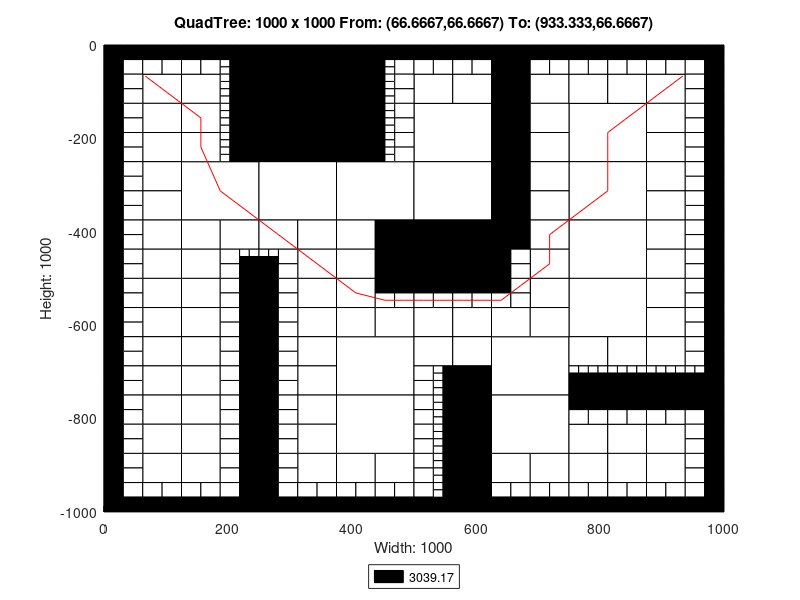

Source code (MATLAB):
axis([0 1000 -1000 0]);
title('QuadTree: 1000 x 1000 From: (66.6667,66.6667) To: (933.333,66.6667)');
xlabel('Width: 1000');
ylabel('Height: 1000');
rectangle('Position',[250 -125 125 125], 'FaceColor',[0 0 0]);
rectangle('Position',[250 -250 125 125], 'FaceColor',[0 0 0]);
rectangle('Position',[125 -375 125 125], 'FaceColor',[1 1 1]);
rectangle('Position',[250 -375 125 125], 'FaceColor',[1 1 1]);
rectangle('Position',[375 -375 125 125], 'FaceColor',[1 1 1]);
rectangle('Position',[500 -250 125 125], 'FaceColor',[1 1 1]);
rectangle('Position',[750 -250 125 125], 'FaceColor',[1 1 1]);
rectangle('Position',[500 -375 125 125], 'FaceColor',[1 1 1]);
rectangle('Position',[500 -500 125 125], 'FaceColor',[0 0 0]);
rectangle('Position',[750 -375 125 125], 'FaceColor',[1 1 1]);
rectangle('Position',[750 -500 125 125], 'FaceColor',[1 1 1]);
rectangle('Position',[375 -750 125 125], 'FaceColor',[1 1 1]);
rectangle('Position',[375 -875 125 125], 'FaceColor',[1 1 1]);
rectangle('Position',[625 -750 125 125], 'FaceColor',[1 1 1]);
rectangle('Position',[750 -625 125 125], 'FaceColor',[1 1 1]);
rectangle('Position',[625 -875 125 125], 'FaceColor',[1 1 1]);
rectangle('Position',[62.5 -125 62.5 62.5], 'FaceColor',[1 1 1]);
rectangle('Position',[125 -125 62.5 62.5], 'FaceColor',[1 1 1]);
rectangle('Position',[62.5 -187.5 62.5 62.5], 'FaceColor',[1 1 1]);
rectangle('Position',[62.5 -250 62.5 62.5], 'FaceColor',[1 1 1]);
rectangle('Position',[125 -187.5 62.5 62.5], 'FaceColor',[1 1 1]);
rectangle('Position',[125 -250 62.5 62.5], 'FaceColor',[1 1 1]);
rectangle('Position',[375 -62.5 62.5 62.5], 'FaceColor',[0 0 0]);
rectangle('Position',[375 -125 62.5 62.5], 'FaceColor',[0 0 0]);
rectangle('Position',[375 -187.5 62.5 62.5], 'FaceColor',[0 0 0]);
rectangle('Position',[375 -250 62.5 62.5], 'FaceColor',[0 0 0]);
rectangle('Position',[62.5 -312.5 62.5 62.5], 'FaceColor',[1 1 1]);
rectangle('Position',[62.5 -375 62.5 62.5], 'FaceColor',[1 1 1]);
rectangle('Position',[62.5 -437.5 62.5 62.5], 'FaceColor',[1 1 1]);
rectangle('Position',[62.5 -500 62.5 62.5], 'FaceColor',[1 1 1]);
rectangle('Position',[125 -437.5 62.5 62.5], 'FaceColor',[1 1 1]);
rectangle('Position',[187.5 -437.5 62.5 62.5], 'FaceColor',[1 1 1]);
rectangle('Position',[125 -500 62.5 62.5], 'FaceColor',[1 1 1]);
rectangle('Position',[250 -437.5 62.5 62.5], 'FaceColor',[1 1 1]);
rectangle('Position',[312.5 -437.5 62.5 62.5], 'FaceColor',[1 1 1]);
rectangle('Position',[312.5 -500 62.5 62.5], 'FaceColor',[1 1 1]);
rectangle('Position',[375 -437.5 62.5 62.5], 'FaceColor',[1 1 1]);
rectangle('Position',[437.5 -437.5 62.5 62.5], 'FaceColor',[0 0 0]);
rectangle('Position',[375 -500 62.5 62.5], 'FaceColor',[1 1 1]);
rectangle('Position',[437.5 -500 62.5 62.5], 'FaceColor',[0 0 0]);
rectangle('Position',[500 -125 62.5 62.5], 'FaceColor',[1 1 1]);
rectangle('Position',[562.5 -125 62.5 62.5], 'FaceColor',[1 1 1]);
rectangle('Position',[625 -62.5 62.5 62.5], 'FaceColor',[0 0 0]);
rectangle('Position',[625 -125 62.5 62.5], 'FaceColor',[0 0 0]);
rectangle('Position',[687.5 -125 62.5 62.5], 'FaceColor',[1 1 1]);
rectangle('Position',[625 -187.5 62.5 62.5], 'FaceColor',[0 0 0]);
rectangle('Position',[687.5 -187.5 62.5 62.5], 'FaceColor',[1 1 1]);
rectangle('Position',[625 -250 62.5 62.5], 'FaceColor',[0 0 0]);
rectangle('Position',[687.5 -250 62.5 62.5], 'FaceColor',[1 1 1]);
rectangle('Position',[750 -125 62.5 62.5], 'FaceColor',[1 1 1]);
rectangle('Position',[812.5 -125 62.5 62.5], 'FaceColor',[1 1 1]);
rectangle('Position',[875 -125 62.5 62.5], 'FaceColor',[1 1 1]);
rectangle('Position',[875 -187.5 62.5 62.5], 'FaceColor',[1 1 1]);
rectangle('Position',[875 -250 62.5 62.5], 'FaceColor',[1 1 1]);
rectangle('Position',[625 -312.5 62.5 62.5], 'FaceColor',[0 0 0]);
rectangle('Position',[687.5 -312.5 62.5 62.5], 'FaceColor',[1 1 1]);
rectangle('Position',[625 -375 62.5 62.5], 'FaceColor',[0 0 0]);
rectangle('Position',[687.5 -375 62.5 62.5], 'FaceColor',[1 1 1]);
rectangle('Position',[625 -437.5 62.5 62.5], 'FaceColor',[0 0 0]);
rectangle('Position',[687.5 -437.5 62.5 62.5], 'FaceColor',[1 1 1]);
rectangle('Position',[687.5 -500 62.5 62.5], 'FaceColor',[1 1 1]);
rectangle('Position',[875 -312.5 62.5 62.5], 'FaceColor',[1 1 1]);
rectangle('Position',[875 -375 62.5 62.5], 'FaceColor',[1 1 1]);
rectangle('Position',[875 -437.5 62.5 62.5], 'FaceColor',[1 1 1]);
rectangle('Position',[875 -500 62.5 62.5], 'FaceColor',[1 1 1]);
rectangle('Position',[62.5 -562.5 62.5 62.5], 'FaceColor',[1 1 1]);
rectangle('Position',[62.5 -625 62.5 62.5], 'FaceColor',[1 1 1]);
rectangle('Position',[125 -562.5 62.5 62.5], 'FaceColor',[1 1 1]);
rectangle('Position',[125 -625 62.5 62.5], 'FaceColor',[1 1 1]);
rectangle('Position',[62.5 -687.5 62.5 62.5], 'FaceColor',[1 1 1]);
rectangle('Position',[62.5 -750 62.5 62.5], 'FaceColor',[1 1 1]);
rectangle('Position',[125 -687.5 62.5 62.5], 'FaceColor',[1 1 1]);
rectangle('Position',[125 -750 62.5 62.5], 'FaceColor',[1 1 1]);
rectangle('Position',[312.5 -562.5 62.5 62.5], 'FaceColor',[1 1 1]);
rectangle('Position',[312.5 -625 62.5 62.5], 'FaceColor',[1 1 1]);
rectangle('Position',[375 -562.5 62.5 62.5], 'FaceColor',[1 1 1]);
rectangle('Position',[375 -625 62.5 62.5], 'FaceColor',[1 1 1]);
rectangle('Position',[437.5 -625 62.5 62.5], 'FaceColor',[1 1 1]);
rectangle('Position',[312.5 -687.5 62.5 62.5], 'FaceColor',[1 1 1]);
rectangle('Position',[312.5 -750 62.5 62.5], 'FaceColor',[1 1 1]);
rectangle('Position',[62.5 -812.5 62.5 62.5], 'FaceColor',[1 1 1]);
rectangle('Position',[62.5 -875 62.5 62.5], 'FaceColor',[1 1 1]);
rectangle('Position',[125 -812.5 62.5 62.5], 'FaceColor',[1 1 1]);
rectangle('Position',[125 -875 62.5 62.5], 'FaceColor',[1 1 1]);
rectangle('Position',[62.5 -937.5 62.5 62.5], 'FaceColor',[1 1 1]);
rectangle('Position',[125 -937.5 62.5 62.5], 'FaceColor',[1 1 1]);
rectangle('Position',[312.5 -812.5 62.5 62.5], 'FaceColor',[1 1 1]);
rectangle('Position',[312.5 -875 62.5 62.5], 'FaceColor',[1 1 1]);
rectangle('Position',[312.5 -937.5 62.5 62.5], 'FaceColor',[1 1 1]);
rectangle('Position',[375 -937.5 62.5 62.5], 'FaceColor',[1 1 1]);
rectangle('Position',[437.5 -937.5 62.5 62.5], 'FaceColor',[1 1 1]);
rectangle('Position',[500 -625 62.5 62.5], 'FaceColor',[1 1 1]);
rectangle('Position',[562.5 -625 62.5 62.5], 'FaceColor',[1 1 1]);
rectangle('Position',[687.5 -562.5 62.5 62.5], 'FaceColor',[1 1 1]);
rectangle('Position',[625 -625 62.5 62.5], 'FaceColor',[1 1 1]);
rectangle('Position',[687.5 -625 62.5 62.5], 'FaceColor',[1 1 1]);
rectangle('Position',[500 -687.5 62.5 62.5], 'FaceColor',[1 1 1]);
rectangle('Position',[562.5 -687.5 62.5 62.5], 'FaceColor',[1 1 1]);
rectangle('Position',[562.5 -750 62.5 62.5], 'FaceColor',[0 0 0]);
rectangle('Position',[875 -562.5 62.5 62.5], 'FaceColor',[1 1 1]);
rectangle('Position',[875 -625 62.5 62.5], 'FaceColor',[1 1 1]);
rectangle('Position',[750 -687.5 62.5 62.5], 'FaceColor',[1 1 1]);
rectangle('Position',[812.5 -687.5 62.5 62.5], 'FaceColor',[1 1 1]);
rectangle('Position',[875 -687.5 62.5 62.5], 'FaceColor',[1 1 1]);
rectangle('Position',[562.5 -812.5 62.5 62.5], 'FaceColor',[0 0 0]);
rectangle('Position',[562.5 -875 62.5 62.5], 'FaceColor',[0 0 0]);
rectangle('Position',[562.5 -937.5 62.5 62.5], 'FaceColor',[0 0 0]);
rectangle('Position',[562.5 -1000 62.5 62.5], 'FaceColor',[0 0 0]);
rectangle('Position',[625 -937.5 62.5 62.5], 'FaceColor',[1 1 1]);
rectangle('Position',[687.5 -937.5 62.5 62.5], 'FaceColor',[1 1 1]);
rectangle('Position',[750 -875 62.5 62.5], 'FaceColor',[1 1 1]);
rectangle('Position',[812.5 -875 62.5 62.5], 'FaceColor',[1 1 1]);
rectangle('Position',[875 -875 62.5 62.5], 'FaceColor',[1 1 1]);
rectangle('Position',[750 -937.5 62.5 62.5], 'FaceColor',[1 1 1]);
rectangle('Position',[812.5 -937.5 62.5 62.5], 'FaceColor',[1 1 1]);
rectangle('Position',[875 -937.5 62.5 62.5], 'FaceColor',[1 1 1]);
rectangle('Position',[0 -31.25 31.25 31.25], 'FaceColor',[0 0 0]);
rectangle('Position',[31.25 -31.25 31.25 31.25], 'FaceColor',[0 0 0]);
rectangle('Position',[0 -62.5 31.25 31.25], 'FaceColor',[0 0 0]);
rectangle('Position',[31.25 -62.5 31.25 31.25], 'FaceColor',[1 1 1]);
rectangle('Position',[62.5 -31.25 31.25 31.25], 'FaceColor',[0 0 0]);
rectangle('Position',[93.75 -31.25 31.25 31.25], 'FaceColor',[0 0 0]);
rectangle('Position',[62.5 -62.5 31.25 31.25], 'FaceColor',[1 1 1]);
rectangle('Position',[93.75 -62.5 31.25 31.25], 'FaceColor',[1 1 1]);
rectangle('Position',[0 -93.75 31.25 31.25], 'FaceColor',[0 0 0]);
rectangle('Position',[31.25 -93.75 31.25 31.25], 'FaceColor',[1 1 1]);
rectangle('Position',[0 -125 31.25 31.25], 'FaceColor',[0 0 0]);
rectangle('Position',[31.25 -125 31.25 31.25], 'FaceColor',[1 1 1]);
rectangle('Position',[125 -31.25 31.25 31.25], 'FaceColor',[0 0 0]);
rectangle('Position',[156.25 -31.25 31.25 31.25], 'FaceColor',[0 0 0]);
rectangle('Position',[125 -62.5 31.25 31.25], 'FaceColor',[1 1 1]);
rectangle('Position',[156.25 -62.5 31.25 31.25], 'FaceColor',[1 1 1]);
rectangle('Position',[187.5 -31.25 31.25 31.25], 'FaceColor',[0 0 0]);
rectangle('Position',[218.75 -31.25 31.25 31.25], 'FaceColor',[0 0 0]);
rectangle('Position',[218.75 -62.5 31.25 31.25], 'FaceColor',[0 0 0]);
rectangle('Position',[218.75 -93.75 31.25 31.25], 'FaceColor',[0 0 0]);
rectangle('Position',[218.75 -125 31.25 31.25], 'FaceColor',[0 0 0]);
rectangle('Position',[0 -156.25 31.25 31.25], 'FaceColor',[0 0 0]);
rectangle('Position',[31.25 -156.25 31.25 31.25], 'FaceColor',[1 1 1]);
rectangle('Position',[0 -187.5 31.25 31.25], 'FaceColor',[0 0 0]);
rectangle('Position',[31.25 -187.5 31.25 31.25], 'FaceColor',[1 1 1]);
rectangle('Position',[0 -218.75 31.25 31.25], 'FaceColor',[0 0 0]);
rectangle('Position',[31.25 -218.75 31.25 31.25], 'FaceColor',[1 1 1]);
rectangle('Position',[0 -250 31.25 31.25], 'FaceColor',[0 0 0]);
rectangle('Position',[31.25 -250 31.25 31.25], 'FaceColor',[1 1 1]);
rectangle('Position',[218.75 -156.25 31.25 31.25], 'FaceColor',[0 0 0]);
rectangle('Position',[218.75 -187.5 31.25 31.25], 'FaceColor',[0 0 0]);
rectangle('Position',[218.75 -218.75 31.25 31.25], 'FaceColor',[0 0 0]);
rectangle('Position',[218.75 -250 31.25 31.25], 'FaceColor',[0 0 0]);
rectangle('Position',[437.5 -31.25 31.25 31.25], 'FaceColor',[0 0 0]);
rectangle('Position',[468.75 -31.25 31.25 31.25], 'FaceColor',[0 0 0]);
rectangle('Position',[468.75 -62.5 31.25 31.25], 'FaceColor',[1 1 1]);
rectangle('Position',[468.75 -93.75 31.25 31.25], 'FaceColor',[1 1 1]);
rectangle('Position',[468.75 -125 31.25 31.25], 'FaceColor',[1 1 1]);
rectangle('Position',[468.75 -156.25 31.25 31.25], 'FaceColor',[1 1 1]);
rectangle('Position',[468.75 -187.5 31.25 31.25], 'FaceColor',[1 1 1]);
rectangle('Position',[468.75 -218.75 31.25 31.25], 'FaceColor',[1 1 1]);
rectangle('Position',[468.75 -250 31.25 31.25], 'FaceColor',[1 1 1]);
rectangle('Position',[0 -281.25 31.25 31.25], 'FaceColor',[0 0 0]);
rectangle('Position',[31.25 -281.25 31.25 31.25], 'FaceColor',[1 1 1]);
rectangle('Position',[0 -312.5 31.25 31.25], 'FaceColor',[0 0 0]);
rectangle('Position',[31.25 -312.5 31.25 31.25], 'FaceColor',[1 1 1]);
rectangle('Position',[0 -343.75 31.25 31.25], 'FaceColor',[0 0 0]);
rectangle('Position',[31.25 -343.75 31.25 31.25], 'FaceColor',[1 1 1]);
rectangle('Position',[0 -375 31.25 31.25], 'FaceColor',[0 0 0]);
rectangle('Position',[31.25 -375 31.25 31.25], 'FaceColor',[1 1 1]);
rectangle('Position',[0 -406.25 31.25 31.25], 'FaceColor',[0 0 0]);
rectangle('Position',[31.25 -406.25 31.25 31.25], 'FaceColor',[1 1 1]);
rectangle('Position',[0 -437.5 31.25 31.25], 'FaceColor',[0 0 0]);
rectangle('Position',[31.25 -437.5 31.25 31.25], 'FaceColor',[1 1 1]);
rectangle('Position',[0 -468.75 31.25 31.25], 'FaceColor',[0 0 0]);
rectangle('Position',[31.25 -468.75 31.25 31.25], 'FaceColor',[1 1 1]);
rectangle('Position',[0 -500 31.25 31.25], 'FaceColor',[0 0 0]);
rectangle('Position',[31.25 -500 31.25 31.25], 'FaceColor',[1 1 1]);
rectangle('Position',[187.5 -468.75 31.25 31.25], 'FaceColor',[1 1 1]);
rectangle('Position',[187.5 -500 31.25 31.25], 'FaceColor',[1 1 1]);
rectangle('Position',[218.75 -500 31.25 31.25], 'FaceColor',[0 0 0]);
rectangle('Position',[281.25 -468.75 31.25 31.25], 'FaceColor',[1 1 1]);
rectangle('Position',[250 -500 31.25 31.25], 'FaceColor',[0 0 0]);
rectangle('Position',[281.25 -500 31.25 31.25], 'FaceColor',[1 1 1]);
rectangle('Position',[500 -31.25 31.25 31.25], 'FaceColor',[0 0 0]);
rectangle('Position',[531.25 -31.25 31.25 31.25], 'FaceColor',[0 0 0]);
rectangle('Position',[500 -62.5 31.25 31.25], 'FaceColor',[1 1 1]);
rectangle('Position',[531.25 -62.5 31.25 31.25], 'FaceColor',[1 1 1]);
rectangle('Position',[562.5 -31.25 31.25 31.25], 'FaceColor',[0 0 0]);
rectangle('Position',[593.75 -31.25 31.25 31.25], 'FaceColor',[0 0 0]);
rectangle('Position',[562.5 -62.5 31.25 31.25], 'FaceColor',[1 1 1]);
rectangle('Position',[593.75 -62.5 31.25 31.25], 'FaceColor',[1 1 1]);
rectangle('Position',[687.5 -31.25 31.25 31.25], 'FaceColor',[0 0 0]);
rectangle('Position',[718.75 -31.25 31.25 31.25], 'FaceColor',[0 0 0]);
rectangle('Position',[687.5 -62.5 31.25 31.25], 'FaceColor',[1 1 1]);
rectangle('Position',[718.75 -62.5 31.25 31.25], 'FaceColor',[1 1 1]);
rectangle('Position',[750 -31.25 31.25 31.25], 'FaceColor',[0 0 0]);
rectangle('Position',[781.25 -31.25 31.25 31.25], 'FaceColor',[0 0 0]);
rectangle('Position',[750 -62.5 31.25 31.25], 'FaceColor',[1 1 1]);
rectangle('Position',[781.25 -62.5 31.25 31.25], 'FaceColor',[1 1 1]);
rectangle('Position',[812.5 -31.25 31.25 31.25], 'FaceColor',[0 0 0]);
rectangle('Position',[843.75 -31.25 31.25 31.25], 'FaceColor',[0 0 0]);
rectangle('Position',[812.5 -62.5 31.25 31.25], 'FaceColor',[1 1 1]);
rectangle('Position',[843.75 -62.5 31.25 31.25], 'FaceColor',[1 1 1]);
rectangle('Position',[875 -31.25 31.25 31.25], 'FaceColor',[0 0 0]);
rectangle('Position',[906.25 -31.25 31.25 31.25], 'FaceColor',[0 0 0]);
rectangle('Position',[875 -62.5 31.25 31.25], 'FaceColor',[1 1 1]);
rectangle('Position',[906.25 -62.5 31.25 31.25], 'FaceColor',[1 1 1]);
rectangle('Position',[937.5 -31.25 31.25 31.25], 'FaceColor',[0 0 0]);
rectangle('Position',[968.75 -31.25 31.25 31.25], 'FaceColor',[0 0 0]);
rectangle('Position',[937.5 -62.5 31.25 31.25], 'FaceColor',[1 1 1]);
rectangle('Position',[968.75 -62.5 31.25 31.25], 'FaceColor',[0 0 0]);
rectangle('Position',[937.5 -93.75 31.25 31.25], 'FaceColor',[1 1 1]);
rectangle('Position',[968.75 -93.75 31.25 31.25], 'FaceColor',[0 0 0]);
rectangle('Position',[937.5 -125 31.25 31.25], 'FaceColor',[1 1 1]);
rectangle('Position',[968.75 -125 31.25 31.25], 'FaceColor',[0 0 0]);
rectangle('Position',[937.5 -156.25 31.25 31.25], 'FaceColor',[1 1 1]);
rectangle('Position',[968.75 -156.25 31.25 31.25], 'FaceColor',[0 0 0]);
rectangle('Position',[937.5 -187.5 31.25 31.25], 'FaceColor',[1 1 1]);
rectangle('Position',[968.75 -187.5 31.25 31.25], 'FaceColor',[0 0 0]);
rectangle('Position',[937.5 -218.75 31.25 31.25], 'FaceColor',[1 1 1]);
rectangle('Position',[968.75 -218.75 31.25 31.25], 'FaceColor',[0 0 0]);
rectangle('Position',[937.5 -250 31.25 31.25], 'FaceColor',[1 1 1]);
rectangle('Position',[968.75 -250 31.25 31.25], 'FaceColor',[0 0 0]);
rectangle('Position',[625 -468.75 31.25 31.25], 'FaceColor',[0 0 0]);
rectangle('Position',[656.25 -468.75 31.25 31.25], 'FaceColor',[1 1 1]);
rectangle('Position',[625 -500 31.25 31.25], 'FaceColor',[0 0 0]);
rectangle('Position',[656.25 -500 31.25 31.25], 'FaceColor',[1 1 1]);
rectangle('Position',[937.5 -281.25 31.25 31.25], 'FaceColor',[1 1 1]);
rectangle('Position',[968.75 -281.25 31.25 31.25], 'FaceColor',[0 0 0]);
rectangle('Position',[937.5 -312.5 31.25 31.25], 'FaceColor',[1 1 1]);
rectangle('Position',[968.75 -312.5 31.25 31.25], 'FaceColor',[0 0 0]);
rectangle('Position',[937.5 -343.75 31.25 31.25], 'FaceColor',[1 1 1]);
rectangle('Position',[968.75 -343.75 31.25 31.25], 'FaceColor',[0 0 0]);
rectangle('Position',[937.5 -375 31.25 31.25], 'FaceColor',[1 1 1]);
rectangle('Position',[968.75 -375 31.25 31.25], 'FaceColor',[0 0 0]);
rectangle('Position',[937.5 -406.25 31.25 31.25], 'FaceColor',[1 1 1]);
rectangle('Position',[968.75 -406.25 31.25 31.25], 'FaceColor',[0 0 0]);
rectangle('Position',[937.5 -437.5 31.25 31.25], 'FaceColor',[1 1 1]);
rectangle('Position',[968.75 -437.5 31.25 31.25], 'FaceColor',[0 0 0]);
rectangle('Position',[937.5 -468.75 31.25 31.25], 'FaceColor',[1 1 1]);
rectangle('Position',[968.75 -468.75 31.25 31.25], 'FaceColor',[0 0 0]);
rectangle('Position',[937.5 -500 31.25 31.25], 'FaceColor',[1 1 1]);
rectangle('Position',[968.75 -500 31.25 31.25], 'FaceColor',[0 0 0]);
rectangle('Position',[0 -531.25 31.25 31.25], 'FaceColor',[0 0 0]);
rectangle('Position',[31.25 -531.25 31.25 31.25], 'FaceColor',[1 1 1]);
rectangle('Position',[0 -562.5 31.25 31.25], 'FaceColor',[0 0 0]);
rectangle('Position',[31.25 -562.5 31.25 31.25], 'FaceColor',[1 1 1]);
rectangle('Position',[0 -593.75 31.25 31.25], 'FaceColor',[0 0 0]);
rectangle('Position',[31.25 -593.75 31.25 31.25], 'FaceColor',[1 1 1]);
rectangle('Position',[0 -625 31.25 31.25], 'FaceColor',[0 0 0]);
rectangle('Position',[31.25 -625 31.25 31.25], 'FaceColor',[1 1 1]);
rectangle('Position',[187.5 -531.25 31.25 31.25], 'FaceColor',[1 1 1]);
rectangle('Position',[218.75 -531.25 31.25 31.25], 'FaceColor',[0 0 0]);
rectangle('Position',[187.5 -562.5 31.25 31.25], 'FaceColor',[1 1 1]);
rectangle('Position',[218.75 -562.5 31.25 31.25], 'FaceColor',[0 0 0]);
rectangle('Position',[187.5 -593.75 31.25 31.25], 'FaceColor',[1 1 1]);
rectangle('Position',[218.75 -593.75 31.25 31.25], 'FaceColor',[0 0 0]);
rectangle('Position',[187.5 -625 31.25 31.25], 'FaceColor',[1 1 1]);
rectangle('Position',[218.75 -625 31.25 31.25], 'FaceColor',[0 0 0]);
rectangle('Position',[0 -656.25 31.25 31.25], 'FaceColor',[0 0 0]);
rectangle('Position',[31.25 -656.25 31.25 31.25], 'FaceColor',[1 1 1]);
rectangle('Position',[0 -687.5 31.25 31.25], 'FaceColor',[0 0 0]);
rectangle('Position',[31.25 -687.5 31.25 31.25], 'FaceColor',[1 1 1]);
rectangle('Position',[0 -718.75 31.25 31.25], 'FaceColor',[0 0 0]);
rectangle('Position',[31.25 -718.75 31.25 31.25], 'FaceColor',[1 1 1]);
rectangle('Position',[0 -750 31.25 31.25], 'FaceColor',[0 0 0]);
rectangle('Position',[31.25 -750 31.25 31.25], 'FaceColor',[1 1 1]);
rectangle('Position',[187.5 -656.25 31.25 31.25], 'FaceColor',[1 1 1]);
rectangle('Position',[218.75 -656.25 31.25 31.25], 'FaceColor',[0 0 0]);
rectangle('Position',[187.5 -687.5 31.25 31.25], 'FaceColor',[1 1 1]);
rectangle('Position',[218.75 -687.5 31.25 31.25], 'FaceColor',[0 0 0]);
rectangle('Position',[187.5 -718.75 31.25 31.25], 'FaceColor',[1 1 1]);
rectangle('Position',[218.75 -718.75 31.25 31.25], 'FaceColor',[0 0 0]);
rectangle('Position',[187.5 -750 31.25 31.25], 'FaceColor',[1 1 1]);
rectangle('Position',[218.75 -750 31.25 31.25], 'FaceColor',[0 0 0]);
rectangle('Position',[250 -531.25 31.25 31.25], 'FaceColor',[0 0 0]);
rectangle('Position',[281.25 -531.25 31.25 31.25], 'FaceColor',[1 1 1]);
rectangle('Position',[250 -562.5 31.25 31.25], 'FaceColor',[0 0 0]);
rectangle('Position',[281.25 -562.5 31.25 31.25], 'FaceColor',[1 1 1]);
rectangle('Position',[250 -593.75 31.25 31.25], 'FaceColor',[0 0 0]);
rectangle('Position',[281.25 -593.75 31.25 31.25], 'FaceColor',[1 1 1]);
rectangle('Position',[250 -625 31.25 31.25], 'FaceColor',[0 0 0]);
rectangle('Position',[281.25 -625 31.25 31.25], 'FaceColor',[1 1 1]);
rectangle('Position',[437.5 -531.25 31.25 31.25], 'FaceColor',[0 0 0]);
rectangle('Position',[468.75 -531.25 31.25 31.25], 'FaceColor',[0 0 0]);
rectangle('Position',[437.5 -562.5 31.25 31.25], 'FaceColor',[1 1 1]);
rectangle('Position',[468.75 -562.5 31.25 31.25], 'FaceColor',[1 1 1]);
rectangle('Position',[250 -656.25 31.25 31.25], 'FaceColor',[0 0 0]);
rectangle('Position',[281.25 -656.25 31.25 31.25], 'FaceColor',[1 1 1]);
rectangle('Position',[250 -687.5 31.25 31.25], 'FaceColor',[0 0 0]);
rectangle('Position',[281.25 -687.5 31.25 31.25], 'FaceColor',[1 1 1]);
rectangle('Position',[250 -718.75 31.25 31.25], 'FaceColor',[0 0 0]);
rectangle('Position',[281.25 -718.75 31.25 31.25], 'FaceColor',[1 1 1]);
rectangle('Position',[250 -750 31.25 31.25], 'FaceColor',[0 0 0]);
rectangle('Position',[281.25 -750 31.25 31.25], 'FaceColor',[1 1 1]);
rectangle('Position',[0 -781.25 31.25 31.25], 'FaceColor',[0 0 0]);
rectangle('Position',[31.25 -781.25 31.25 31.25], 'FaceColor',[1 1 1]);
rectangle('Position',[0 -812.5 31.25 31.25], 'FaceColor',[0 0 0]);
rectangle('Position',[31.25 -812.5 31.25 31.25], 'FaceColor',[1 1 1]);
rectangle('Position',[0 -843.75 31.25 31.25], 'FaceColor',[0 0 0]);
rectangle('Position',[31.25 -843.75 31.25 31.25], 'FaceColor',[1 1 1]);
rectangle('Position',[0 -875 31.25 31.25], 'FaceColor',[0 0 0]);
rectangle('Position',[31.25 -875 31.25 31.25], 'FaceColor',[1 1 1]);
rectangle('Position',[187.5 -781.25 31.25 31.25], 'FaceColor',[1 1 1]);
rectangle('Position',[218.75 -781.25 31.25 31.25], 'FaceColor',[0 0 0]);
rectangle('Position',[187.5 -812.5 31.25 31.25], 'FaceColor',[1 1 1]);
rectangle('Position',[218.75 -812.5 31.25 31.25], 'FaceColor',[0 0 0]);
rectangle('Position',[187.5 -843.75 31.25 31.25], 'FaceColor',[1 1 1]);
rectangle('Position',[218.75 -843.75 31.25 31.25], 'FaceColor',[0 0 0]);
rectangle('Position',[187.5 -875 31.25 31.25], 'FaceColor',[1 1 1]);
rectangle('Position',[218.75 -875 31.25 31.25], 'FaceColor',[0 0 0]);
rectangle('Position',[0 -906.25 31.25 31.25], 'FaceColor',[0 0 0]);
rectangle('Position',[31.25 -906.25 31.25 31.25], 'FaceColor',[1 1 1]);
rectangle('Position',[0 -937.5 31.25 31.25], 'FaceColor',[0 0 0]);
rectangle('Position',[31.25 -937.5 31.25 31.25], 'FaceColor',[1 1 1]);
rectangle('Position',[0 -968.75 31.25 31.25], 'FaceColor',[0 0 0]);
rectangle('Position',[31.25 -968.75 31.25 31.25], 'FaceColor',[1 1 1]);
rectangle('Position',[0 -1000 31.25 31.25], 'FaceColor',[0 0 0]);
rectangle('Position',[31.25 -1000 31.25 31.25], 'FaceColor',[0 0 0]);
rectangle('Position',[62.5 -968.75 31.25 31.25], 'FaceColor',[1 1 1]);
rectangle('Position',[93.75 -968.75 31.25 31.25], 'FaceColor',[1 1 1]);
rectangle('Position',[62.5 -1000 31.25 31.25], 'FaceColor',[0 0 0]);
rectangle('Position',[93.75 -1000 31.25 31.25], 'FaceColor',[0 0 0]);
rectangle('Position',[187.5 -906.25 31.25 31.25], 'FaceColor',[1 1 1]);
rectangle('Position',[218.75 -906.25 31.25 31.25], 'FaceColor',[0 0 0]);
rectangle('Position',[187.5 -937.5 31.25 31.25], 'FaceColor',[1 1 1]);
rectangle('Position',[218.75 -937.5 31.25 31.25], 'FaceColor',[0 0 0]);
rectangle('Position',[125 -968.75 31.25 31.25], 'FaceColor',[1 1 1]);
rectangle('Position',[156.25 -968.75 31.25 31.25], 'FaceColor',[1 1 1]);
rectangle('Position',[125 -1000 31.25 31.25], 'FaceColor',[0 0 0]);
rectangle('Position',[156.25 -1000 31.25 31.25], 'FaceColor',[0 0 0]);
rectangle('Position',[187.5 -968.75 31.25 31.25], 'FaceColor',[1 1 1]);
rectangle('Position',[218.75 -968.75 31.25 31.25], 'FaceColor',[0 0 0]);
rectangle('Position',[187.5 -1000 31.25 31.25], 'FaceColor',[0 0 0]);
rectangle('Position',[218.75 -1000 31.25 31.25], 'FaceColor',[0 0 0]);
rectangle('Position',[250 -781.25 31.25 31.25], 'FaceColor',[0 0 0]);
rectangle('Position',[281.25 -781.25 31.25 31.25], 'FaceColor',[1 1 1]);
rectangle('Position',[250 -812.5 31.25 31.25], 'FaceColor',[0 0 0]);
rectangle('Position',[281.25 -812.5 31.25 31.25], 'FaceColor',[1 1 1]);
rectangle('Position',[250 -843.75 31.25 31.25], 'FaceColor',[0 0 0]);
rectangle('Position',[281.25 -843.75 31.25 31.25], 'FaceColor',[1 1 1]);
rectangle('Position',[250 -875 31.25 31.25], 'FaceColor',[0 0 0]);
rectangle('Position',[281.25 -875 31.25 31.25], 'FaceColor',[1 1 1]);
rectangle('Position',[250 -906.25 31.25 31.25], 'FaceColor',[0 0 0]);
rectangle('Position',[281.25 -906.25 31.25 31.25], 'FaceColor',[1 1 1]);
rectangle('Position',[250 -937.5 31.25 31.25], 'FaceColor',[0 0 0]);
rectangle('Position',[281.25 -937.5 31.25 31.25], 'FaceColor',[1 1 1]);
rectangle('Position',[250 -968.75 31.25 31.25], 'FaceColor',[0 0 0]);
rectangle('Position',[281.25 -968.75 31.25 31.25], 'FaceColor',[1 1 1]);
rectangle('Position',[250 -1000 31.25 31.25], 'FaceColor',[0 0 0]);
rectangle('Position',[281.25 -1000 31.25 31.25], 'FaceColor',[0 0 0]);
rectangle('Position',[312.5 -968.75 31.25 31.25], 'FaceColor',[1 1 1]);
rectangle('Position',[343.75 -968.75 31.25 31.25], 'FaceColor',[1 1 1]);
rectangle('Position',[312.5 -1000 31.25 31.25], 'FaceColor',[0 0 0]);
rectangle('Position',[343.75 -1000 31.25 31.25], 'FaceColor',[0 0 0]);
rectangle('Position',[375 -968.75 31.25 31.25], 'FaceColor',[1 1 1]);
rectangle('Position',[406.25 -968.75 31.25 31.25], 'FaceColor',[1 1 1]);
rectangle('Position',[375 -1000 31.25 31.25], 'FaceColor',[0 0 0]);
rectangle('Position',[406.25 -1000 31.25 31.25], 'FaceColor',[0 0 0]);
rectangle('Position',[437.5 -968.75 31.25 31.25], 'FaceColor',[1 1 1]);
rectangle('Position',[468.75 -968.75 31.25 31.25], 'FaceColor',[1 1 1]);
rectangle('Position',[437.5 -1000 31.25 31.25], 'FaceColor',[0 0 0]);
rectangle('Position',[468.75 -1000 31.25 31.25], 'FaceColor',[0 0 0]);
rectangle('Position',[500 -531.25 31.25 31.25], 'FaceColor',[0 0 0]);
rectangle('Position',[531.25 -531.25 31.25 31.25], 'FaceColor',[0 0 0]);
rectangle('Position',[500 -562.5 31.25 31.25], 'FaceColor',[1 1 1]);
rectangle('Position',[531.25 -562.5 31.25 31.25], 'FaceColor',[1 1 1]);
rectangle('Position',[562.5 -531.25 31.25 31.25], 'FaceColor',[0 0 0]);
rectangle('Position',[593.75 -531.25 31.25 31.25], 'FaceColor',[0 0 0]);
rectangle('Position',[562.5 -562.5 31.25 31.25], 'FaceColor',[1 1 1]);
rectangle('Position',[593.75 -562.5 31.25 31.25], 'FaceColor',[1 1 1]);
rectangle('Position',[625 -531.25 31.25 31.25], 'FaceColor',[0 0 0]);
rectangle('Position',[656.25 -531.25 31.25 31.25], 'FaceColor',[1 1 1]);
rectangle('Position',[625 -562.5 31.25 31.25], 'FaceColor',[1 1 1]);
rectangle('Position',[656.25 -562.5 31.25 31.25], 'FaceColor',[1 1 1]);
rectangle('Position',[500 -718.75 31.25 31.25], 'FaceColor',[1 1 1]);
rectangle('Position',[500 -750 31.25 31.25], 'FaceColor',[1 1 1]);
rectangle('Position',[937.5 -531.25 31.25 31.25], 'FaceColor',[1 1 1]);
rectangle('Position',[968.75 -531.25 31.25 31.25], 'FaceColor',[0 0 0]);
rectangle('Position',[937.5 -562.5 31.25 31.25], 'FaceColor',[1 1 1]);
rectangle('Position',[968.75 -562.5 31.25 31.25], 'FaceColor',[0 0 0]);
rectangle('Position',[937.5 -593.75 31.25 31.25], 'FaceColor',[1 1 1]);
rectangle('Position',[968.75 -593.75 31.25 31.25], 'FaceColor',[0 0 0]);
rectangle('Position',[937.5 -625 31.25 31.25], 'FaceColor',[1 1 1]);
rectangle('Position',[968.75 -625 31.25 31.25], 'FaceColor',[0 0 0]);
rectangle('Position',[750 -750 31.25 31.25], 'FaceColor',[0 0 0]);
rectangle('Position',[781.25 -750 31.25 31.25], 'FaceColor',[0 0 0]);
rectangle('Position',[812.5 -750 31.25 31.25], 'FaceColor',[0 0 0]);
rectangle('Position',[843.75 -750 31.25 31.25], 'FaceColor',[0 0 0]);
rectangle('Position',[937.5 -656.25 31.25 31.25], 'FaceColor',[1 1 1]);
rectangle('Position',[968.75 -656.25 31.25 31.25], 'FaceColor',[0 0 0]);
rectangle('Position',[937.5 -687.5 31.25 31.25], 'FaceColor',[1 1 1]);
rectangle('Position',[968.75 -687.5 31.25 31.25], 'FaceColor',[0 0 0]);
rectangle('Position',[875 -750 31.25 31.25], 'FaceColor',[0 0 0]);
rectangle('Position',[906.25 -750 31.25 31.25], 'FaceColor',[0 0 0]);
rectangle('Position',[968.75 -718.75 31.25 31.25], 'FaceColor',[0 0 0]);
rectangle('Position',[937.5 -750 31.25 31.25], 'FaceColor',[0 0 0]);
rectangle('Position',[968.75 -750 31.25 31.25], 'FaceColor',[0 0 0]);
rectangle('Position',[500 -781.25 31.25 31.25], 'FaceColor',[1 1 1]);
rectangle('Position',[500 -812.5 31.25 31.25], 'FaceColor',[1 1 1]);
rectangle('Position',[500 -843.75 31.25 31.25], 'FaceColor',[1 1 1]);
rectangle('Position',[500 -875 31.25 31.25], 'FaceColor',[1 1 1]);
rectangle('Position',[500 -906.25 31.25 31.25], 'FaceColor',[1 1 1]);
rectangle('Position',[500 -937.5 31.25 31.25], 'FaceColor',[1 1 1]);
rectangle('Position',[500 -968.75 31.25 31.25], 'FaceColor',[1 1 1]);
rectangle('Position',[500 -1000 31.25 31.25], 'FaceColor',[0 0 0]);
rectangle('Position',[531.25 -1000 31.25 31.25], 'FaceColor',[0 0 0]);
rectangle('Position',[625 -968.75 31.25 31.25], 'FaceColor',[1 1 1]);
rectangle('Position',[656.25 -968.75 31.25 31.25], 'FaceColor',[1 1 1]);
rectangle('Position',[625 -1000 31.25 31.25], 'FaceColor',[0 0 0]);
rectangle('Position',[656.25 -1000 31.25 31.25], 'FaceColor',[0 0 0]);
rectangle('Position',[687.5 -968.75 31.25 31.25], 'FaceColor',[1 1 1]);
rectangle('Position',[718.75 -968.75 31.25 31.25], 'FaceColor',[1 1 1]);
rectangle('Position',[687.5 -1000 31.25 31.25], 'FaceColor',[0 0 0]);
rectangle('Position',[718.75 -1000 31.25 31.25], 'FaceColor',[0 0 0]);
rectangle('Position',[750 -781.25 31.25 31.25], 'FaceColor',[0 0 0]);
rectangle('Position',[781.25 -781.25 31.25 31.25], 'FaceColor',[0 0 0]);
rectangle('Position',[750 -812.5 31.25 31.25], 'FaceColor',[1 1 1]);
rectangle('Position',[781.25 -812.5 31.25 31.25], 'FaceColor',[1 1 1]);
rectangle('Position',[812.5 -781.25 31.25 31.25], 'FaceColor',[0 0 0]);
rectangle('Position',[843.75 -781.25 31.25 31.25], 'FaceColor',[0 0 0]);
rectangle('Position',[812.5 -812.5 31.25 31.25], 'FaceColor',[1 1 1]);
rectangle('Position',[843.75 -812.5 31.25 31.25], 'FaceColor',[1 1 1]);
rectangle('Position',[875 -781.25 31.25 31.25], 'FaceColor',[0 0 0]);
rectangle('Position',[906.25 -781.25 31.25 31.25], 'FaceColor',[0 0 0]);
rectangle('Position',[875 -812.5 31.25 31.25], 'FaceColor',[1 1 1]);
rectangle('Position',[906.25 -812.5 31.25 31.25], 'FaceColor',[1 1 1]);
rectangle('Position',[937.5 -781.25 31.25 31.25], 'FaceColor',[0 0 0]);
rectangle('Position',[968.75 -781.25 31.25 31.25], 'FaceColor',[0 0 0]);
rectangle('Position',[937.5 -812.5 31.25 31.25], 'FaceColor',[1 1 1]);
rectangle('Position',[968.75 -812.5 31.25 31.25], 'FaceColor',[0 0 0]);
rectangle('Position',[937.5 -843.75 31.25 31.25], 'FaceColor',[1 1 1]);
rectangle('Position',[968.75 -843.75 31.25 31.25], 'FaceColor',[0 0 0]);
rectangle('Position',[937.5 -875 31.25 31.25], 'FaceColor',[1 1 1]);
rectangle('Position',[968.75 -875 31.25 31.25], 'FaceColor',[0 0 0]);
rectangle('Position',[750 -968.75 31.25 31.25], 'FaceColor',[1 1 1]);
rectangle('Position',[781.25 -968.75 31.25 31.25], 'FaceColor',[1 1 1]);
rectangle('Position',[750 -1000 31.25 31.25], 'FaceColor',[0 0 0]);
rectangle('Position',[781.25 -1000 31.25 31.25], 'FaceColor',[0 0 0]);
rectangle('Position',[812.5 -968.75 31.25 31.25], 'FaceColor',[1 1 1]);
rectangle('Position',[843.75 -968.75 31.25 31.25], 'FaceColor',[1 1 1]);
rectangle('Position',[812.5 -1000 31.25 31.25], 'FaceColor',[0 0 0]);
rectangle('Position',[843.75 -1000 31.25 31.25], 'FaceColor',[0 0 0]);
rectangle('Position',[937.5 -906.25 31.25 31.25], 'FaceColor',[1 1 1]);
rectangle('Position',[968.75 -906.25 31.25 31.25], 'FaceColor',[0 0 0]);
rectangle('Position',[937.5 -937.5 31.25 31.25], 'FaceColor',[1 1 1]);
rectangle('Position',[968.75 -937.5 31.25 31.25], 'FaceColor',[0 0 0]);
rectangle('Position',[875 -968.75 31.25 31.25], 'FaceColor',[1 1 1]);
rectangle('Position',[906.25 -968.75 31.25 31.25], 'FaceColor',[1 1 1]);
rectangle('Position',[875 -1000 31.25 31.25], 'FaceColor',[0 0 0]);
rectangle('Position',[906.25 -1000 31.25 31.25], 'FaceColor',[0 0 0]);
rectangle('Position',[937.5 -968.75 31.25 31.25], 'FaceColor',[1 1 1]);
rectangle('Position',[968.75 -968.75 31.25 31.25], 'FaceColor',[0 0 0]);
rectangle('Position',[937.5 -1000 31.25 31.25], 'FaceColor',[0 0 0]);
rectangle('Position',[968.75 -1000 31.25 31.25], 'FaceColor',[0 0 0]);
rectangle('Position',[187.5 -46.875 15.625 15.625], 'FaceColor',[1 1 1]);
rectangle('Position',[203.125 -46.875 15.625 15.625], 'FaceColor',[0 0 0]);
rectangle('Position',[187.5 -62.5 15.625 15.625], 'FaceColor',[1 1 1]);
rectangle('Position',[203.125 -62.5 15.625 15.625], 'FaceColor',[0 0 0]);
rectangle('Position',[187.5 -78.125 15.625 15.625], 'FaceColor',[1 1 1]);
rectangle('Position',[203.125 -78.125 15.625 15.625], 'FaceColor',[0 0 0]);
rectangle('Position',[187.5 -93.75 15.625 15.625], 'FaceColor',[1 1 1]);
rectangle('Position',[203.125 -93.75 15.625 15.625], 'FaceColor',[0 0 0]);
rectangle('Position',[187.5 -109.375 15.625 15.625], 'FaceColor',[1 1 1]);
rectangle('Position',[203.125 -109.375 15.625 15.625], 'FaceColor',[0 0 0]);
rectangle('Position',[187.5 -125 15.625 15.625], 'FaceColor',[1 1 1]);
rectangle('Position',[203.125 -125 15.625 15.625], 'FaceColor',[0 0 0]);
rectangle('Position',[187.5 -140.625 15.625 15.625], 'FaceColor',[1 1 1]);
rectangle('Position',[203.125 -140.625 15.625 15.625], 'FaceColor',[0 0 0]);
rectangle('Position',[187.5 -156.25 15.625 15.625], 'FaceColor',[1 1 1]);
rectangle('Position',[203.125 -156.25 15.625 15.625], 'FaceColor',[0 0 0]);
rectangle('Position',[187.5 -171.875 15.625 15.625], 'FaceColor',[1 1 1]);
rectangle('Position',[203.125 -171.875 15.625 15.625], 'FaceColor',[0 0 0]);
rectangle('Position',[187.5 -187.5 15.625 15.625], 'FaceColor',[1 1 1]);
rectangle('Position',[203.125 -187.5 15.625 15.625], 'FaceColor',[0 0 0]);
rectangle('Position',[187.5 -203.125 15.625 15.625], 'FaceColor',[1 1 1]);
rectangle('Position',[203.125 -203.125 15.625 15.625], 'FaceColor',[0 0 0]);
rectangle('Position',[187.5 -218.75 15.625 15.625], 'FaceColor',[1 1 1]);
rectangle('Position',[203.125 -218.75 15.625 15.625], 'FaceColor',[0 0 0]);
rectangle('Position',[187.5 -234.375 15.625 15.625], 'FaceColor',[1 1 1]);
rectangle('Position',[203.125 -234.375 15.625 15.625], 'FaceColor',[0 0 0]);
rectangle('Position',[187.5 -250 15.625 15.625], 'FaceColor',[1 1 1]);
rectangle('Position',[203.125 -250 15.625 15.625], 'FaceColor',[0 0 0]);
rectangle('Position',[437.5 -46.875 15.625 15.625], 'FaceColor',[0 0 0]);
rectangle('Position',[453.125 -46.875 15.625 15.625], 'FaceColor',[1 1 1]);
rectangle('Position',[437.5 -62.5 15.625 15.625], 'FaceColor',[0 0 0]);
rectangle('Position',[453.125 -62.5 15.625 15.625], 'FaceColor',[1 1 1]);
rectangle('Position',[437.5 -78.125 15.625 15.625], 'FaceColor',[0 0 0]);
rectangle('Position',[453.125 -78.125 15.625 15.625], 'FaceColor',[1 1 1]);
rectangle('Position',[437.5 -93.75 15.625 15.625], 'FaceColor',[0 0 0]);
rectangle('Position',[453.125 -93.75 15.625 15.625], 'FaceColor',[1 1 1]);
rectangle('Position',[437.5 -109.375 15.625 15.625], 'FaceColor',[0 0 0]);
rectangle('Position',[453.125 -109.375 15.625 15.625], 'FaceColor',[1 1 1]);
rectangle('Position',[437.5 -125 15.625 15.625], 'FaceColor',[0 0 0]);
rectangle('Position',[453.125 -125 15.625 15.625], 'FaceColor',[1 1 1]);
rectangle('Position',[437.5 -140.625 15.625 15.625], 'FaceColor',[0 0 0]);
rectangle('Position',[453.125 -140.625 15.625 15.625], 'FaceColor',[1 1 1]);
rectangle('Position',[437.5 -156.25 15.625 15.625], 'FaceColor',[0 0 0]);
rectangle('Position',[453.125 -156.25 15.625 15.625], 'FaceColor',[1 1 1]);
rectangle('Position',[437.5 -171.875 15.625 15.625], 'FaceColor',[0 0 0]);
rectangle('Position',[453.125 -171.875 15.625 15.625], 'FaceColor',[1 1 1]);
rectangle('Position',[437.5 -187.5 15.625 15.625], 'FaceColor',[0 0 0]);
rectangle('Position',[453.125 -187.5 15.625 15.625], 'FaceColor',[1 1 1]);
rectangle('Position',[437.5 -203.125 15.625 15.625], 'FaceColor',[0 0 0]);
rectangle('Position',[453.125 -203.125 15.625 15.625], 'FaceColor',[1 1 1]);
rectangle('Position',[437.5 -218.75 15.625 15.625], 'FaceColor',[0 0 0]);
rectangle('Position',[453.125 -218.75 15.625 15.625], 'FaceColor',[1 1 1]);
rectangle('Position',[437.5 -234.375 15.625 15.625], 'FaceColor',[0 0 0]);
rectangle('Position',[453.125 -234.375 15.625 15.625], 'FaceColor',[1 1 1]);
rectangle('Position',[437.5 -250 15.625 15.625], 'FaceColor',[0 0 0]);
rectangle('Position',[453.125 -250 15.625 15.625], 'FaceColor',[1 1 1]);
rectangle('Position',[218.75 -453.125 15.625 15.625], 'FaceColor',[1 1 1]);
rectangle('Position',[234.375 -453.125 15.625 15.625], 'FaceColor',[1 1 1]);
rectangle('Position',[218.75 -468.75 15.625 15.625], 'FaceColor',[0 0 0]);
rectangle('Position',[234.375 -468.75 15.625 15.625], 'FaceColor',[0 0 0]);
rectangle('Position',[250 -453.125 15.625 15.625], 'FaceColor',[1 1 1]);
rectangle('Position',[265.625 -453.125 15.625 15.625], 'FaceColor',[1 1 1]);
rectangle('Position',[250 -468.75 15.625 15.625], 'FaceColor',[0 0 0]);
rectangle('Position',[265.625 -468.75 15.625 15.625], 'FaceColor',[0 0 0]);
rectangle('Position',[531.25 -703.125 15.625 15.625], 'FaceColor',[1 1 1]);
rectangle('Position',[546.875 -703.125 15.625 15.625], 'FaceColor',[0 0 0]);
rectangle('Position',[531.25 -718.75 15.625 15.625], 'FaceColor',[1 1 1]);
rectangle('Position',[546.875 -718.75 15.625 15.625], 'FaceColor',[0 0 0]);
rectangle('Position',[531.25 -734.375 15.625 15.625], 'FaceColor',[1 1 1]);
rectangle('Position',[546.875 -734.375 15.625 15.625], 'FaceColor',[0 0 0]);
rectangle('Position',[531.25 -750 15.625 15.625], 'FaceColor',[1 1 1]);
rectangle('Position',[546.875 -750 15.625 15.625], 'FaceColor',[0 0 0]);
rectangle('Position',[750 -703.125 15.625 15.625], 'FaceColor',[1 1 1]);
rectangle('Position',[765.625 -703.125 15.625 15.625], 'FaceColor',[1 1 1]);
rectangle('Position',[750 -718.75 15.625 15.625], 'FaceColor',[0 0 0]);
rectangle('Position',[765.625 -718.75 15.625 15.625], 'FaceColor',[0 0 0]);
rectangle('Position',[781.25 -703.125 15.625 15.625], 'FaceColor',[1 1 1]);
rectangle('Position',[796.875 -703.125 15.625 15.625], 'FaceColor',[1 1 1]);
rectangle('Position',[781.25 -718.75 15.625 15.625], 'FaceColor',[0 0 0]);
rectangle('Position',[796.875 -718.75 15.625 15.625], 'FaceColor',[0 0 0]);
rectangle('Position',[812.5 -703.125 15.625 15.625], 'FaceColor',[1 1 1]);
rectangle('Position',[828.125 -703.125 15.625 15.625], 'FaceColor',[1 1 1]);
rectangle('Position',[812.5 -718.75 15.625 15.625], 'FaceColor',[0 0 0]);
rectangle('Position',[828.125 -718.75 15.625 15.625], 'FaceColor',[0 0 0]);
rectangle('Position',[843.75 -703.125 15.625 15.625], 'FaceColor',[1 1 1]);
rectangle('Position',[859.375 -703.125 15.625 15.625], 'FaceColor',[1 1 1]);
rectangle('Position',[843.75 -718.75 15.625 15.625], 'FaceColor',[0 0 0]);
rectangle('Position',[859.375 -718.75 15.625 15.625], 'FaceColor',[0 0 0]);
rectangle('Position',[875 -703.125 15.625 15.625], 'FaceColor',[1 1 1]);
rectangle('Position',[890.625 -703.125 15.625 15.625], 'FaceColor',[1 1 1]);
rectangle('Position',[875 -718.75 15.625 15.625], 'FaceColor',[0 0 0]);
rectangle('Position',[890.625 -718.75 15.625 15.625], 'FaceColor',[0 0 0]);
rectangle('Position',[906.25 -703.125 15.625 15.625], 'FaceColor',[1 1 1]);
rectangle('Position',[921.875 -703.125 15.625 15.625], 'FaceColor',[1 1 1]);
rectangle('Position',[906.25 -718.75 15.625 15.625], 'FaceColor',[0 0 0]);
rectangle('Position',[921.875 -718.75 15.625 15.625], 'FaceColor',[0 0 0]);
rectangle('Position',[937.5 -703.125 15.625 15.625], 'FaceColor',[1 1 1]);
rectangle('Position',[953.125 -703.125 15.625 15.625], 'FaceColor',[1 1 1]);
rectangle('Position',[937.5 -718.75 15.625 15.625], 'FaceColor',[0 0 0]);
rectangle('Position',[953.125 -718.75 15.625 15.625], 'FaceColor',[0 0 0]);
rectangle('Position',[531.25 -765.625 15.625 15.625], 'FaceColor',[1 1 1]);
rectangle('Position',[546.875 -765.625 15.625 15.625], 'FaceColor',[0 0 0]);
rectangle('Position',[531.25 -781.25 15.625 15.625], 'FaceColor',[1 1 1]);
rectangle('Position',[546.875 -781.25 15.625 15.625], 'FaceColor',[0 0 0]);
rectangle('Position',[531.25 -796.875 15.625 15.625], 'FaceColor',[1 1 1]);
rectangle('Position',[546.875 -796.875 15.625 15.625], 'FaceColor',[0 0 0]);
rectangle('Position',[531.25 -812.5 15.625 15.625], 'FaceColor',[1 1 1]);
rectangle('Position',[546.875 -812.5 15.625 15.625], 'FaceColor',[0 0 0]);
rectangle('Position',[531.25 -828.125 15.625 15.625], 'FaceColor',[1 1 1]);
rectangle('Position',[546.875 -828.125 15.625 15.625], 'FaceColor',[0 0 0]);
rectangle('Position',[531.25 -843.75 15.625 15.625], 'FaceColor',[1 1 1]);
rectangle('Position',[546.875 -843.75 15.625 15.625], 'FaceColor',[0 0 0]);
rectangle('Position',[531.25 -859.375 15.625 15.625], 'FaceColor',[1 1 1]);
rectangle('Position',[546.875 -859.375 15.625 15.625], 'FaceColor',[0 0 0]);
rectangle('Position',[531.25 -875 15.625 15.625], 'FaceColor',[1 1 1]);
rectangle('Position',[546.875 -875 15.625 15.625], 'FaceColor',[0 0 0]);
rectangle('Position',[531.25 -890.625 15.625 15.625], 'FaceColor',[1 1 1]);
rectangle('Position',[546.875 -890.625 15.625 15.625], 'FaceColor',[0 0 0]);
rectangle('Position',[531.25 -906.25 15.625 15.625], 'FaceColor',[1 1 1]);
rectangle('Position',[546.875 -906.25 15.625 15.625], 'FaceColor',[0 0 0]);
rectangle('Position',[531.25 -921.875 15.625 15.625], 'FaceColor',[1 1 1]);
rectangle('Position',[546.875 -921.875 15.625 15.625], 'FaceColor',[0 0 0]);
rectangle('Position',[531.25 -937.5 15.625 15.625], 'FaceColor',[1 1 1]);
rectangle('Position',[546.875 -937.5 15.625 15.625], 'FaceColor',[0 0 0]);
rectangle('Position',[531.25 -953.125 15.625 15.625], 'FaceColor',[1 1 1]);
rectangle('Position',[546.875 -953.125 15.625 15.625], 'FaceColor',[0 0 0]);
rectangle('Position',[531.25 -968.75 15.625 15.625], 'FaceColor',[1 1 1]);
rectangle('Position',[546.875 -968.75 15.625 15.625], 'FaceColor',[0 0 0]);
X=[933.333,906.25,812.5,812.5,718.75,718.75,671.875,640.625,609.375,578.125,546.875,515.625,484.375,453.125,406.25,343.75,281.25,187.5,156.25,156.25,93.75,66.6667];
Y=[-66.6667,-93.75,-187.5,-312.5,-406.25,-468.75,-515.625,-546.875,-546.875,-546.875,-546.875,-546.875,-546.875,-546.875,-531.25,-468.75,-406.25,-312.5,-218.75,-156.25,-93.75,-66.6667];
hold on;
plot(X,Y,'r');
legend('3039.17','Location','southoutside');
